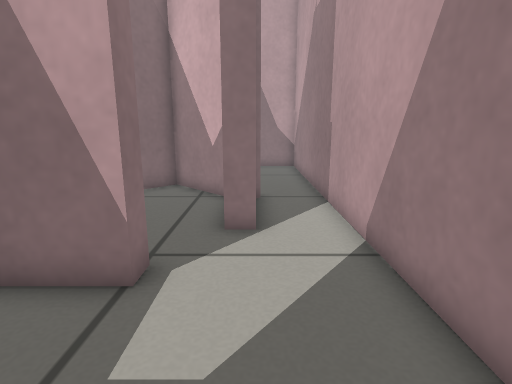
view 1 (above)

20 first-person views from a walk through a world built for the Gazebo simulator. The camera is 0.48 m above the floor, tilts 12° down and sees 80° across. The floor is counted in squares, 0.2 m on a side. Each view is taken from the middle of a square. On the plan, view 1 faces up. The plan holds only what a view shows up to about 19 squares ahead; the rest is blank.

view 2
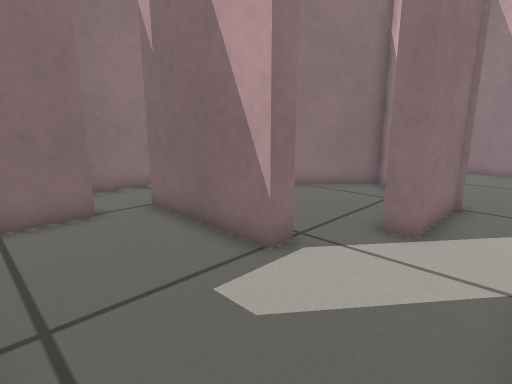

view 3
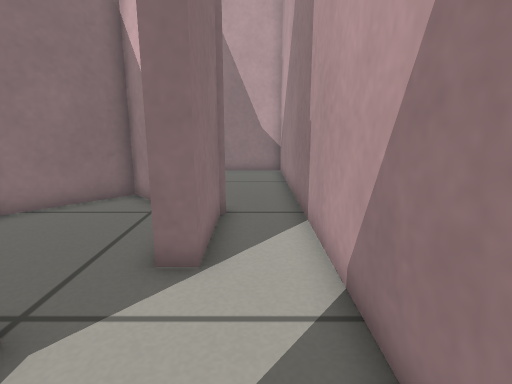

view 4
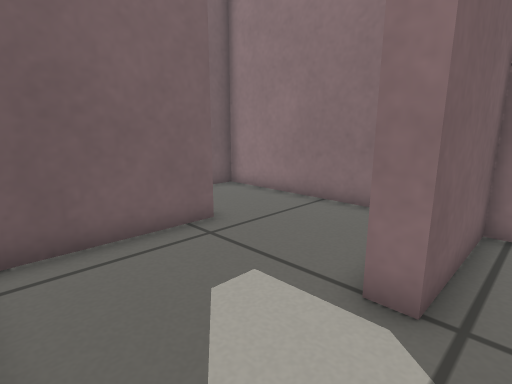

view 5
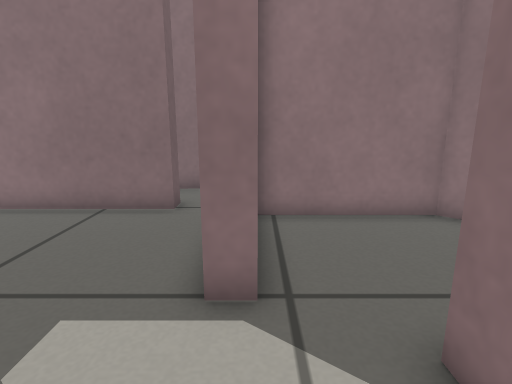

view 6
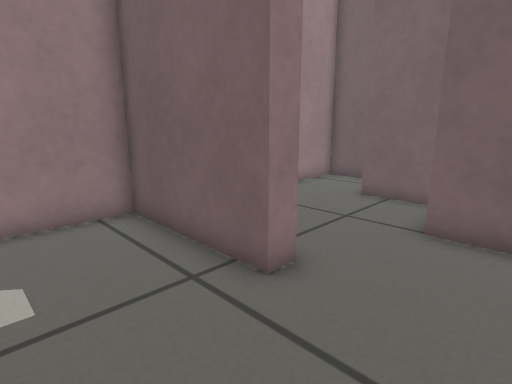

view 7
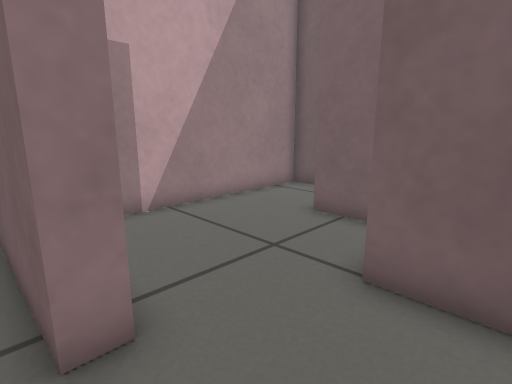

view 8
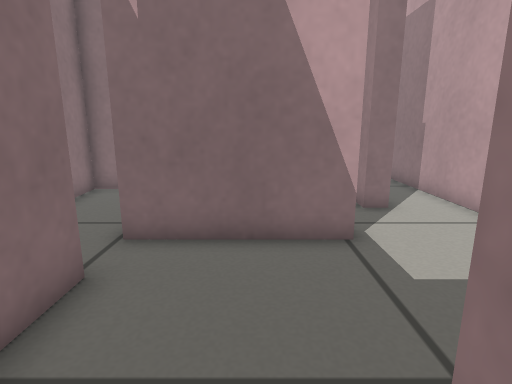

view 9
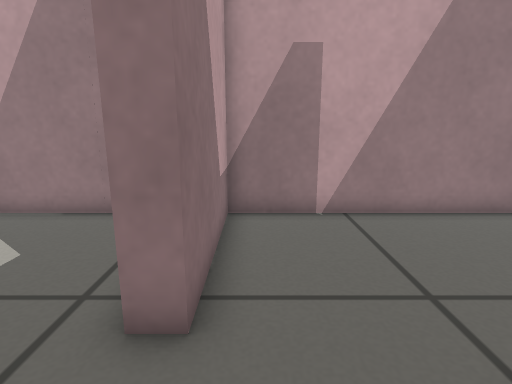

view 10
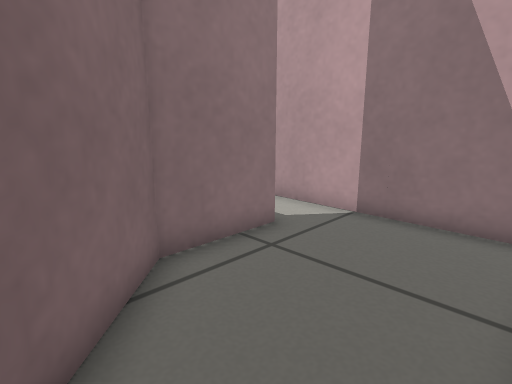

view 11
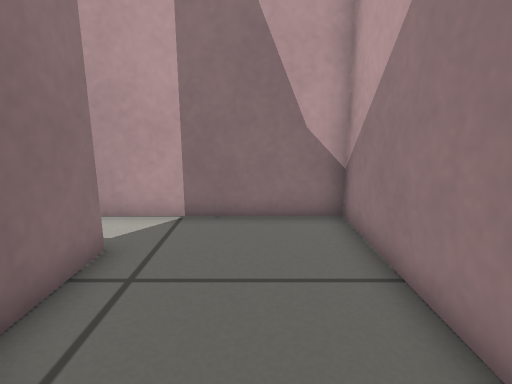

view 12
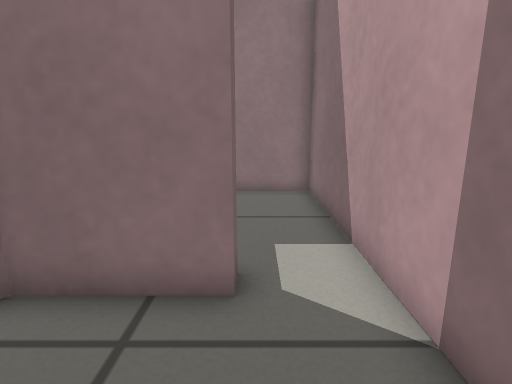

view 13
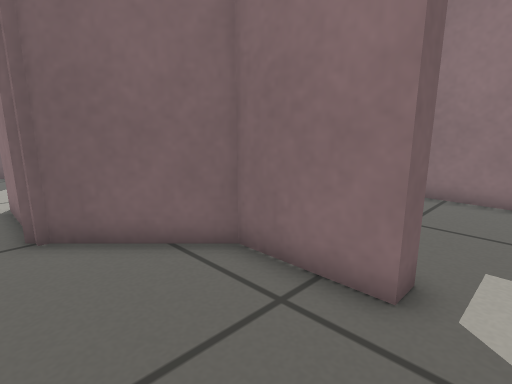

view 14
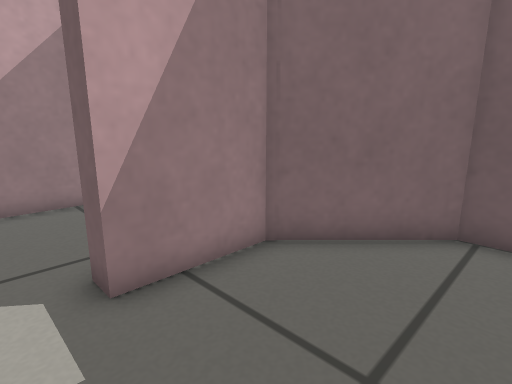

view 15
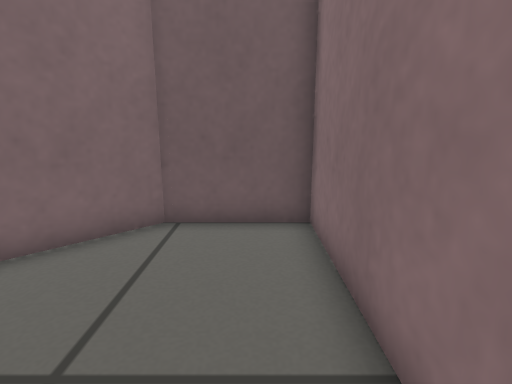

view 16
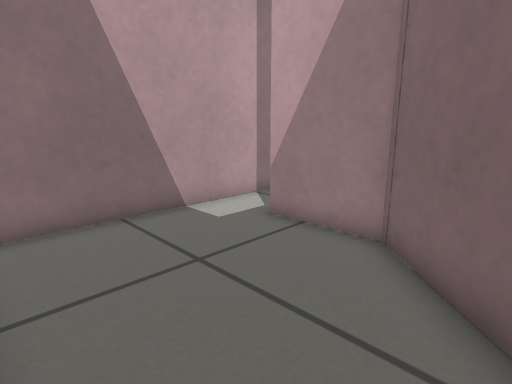

view 17
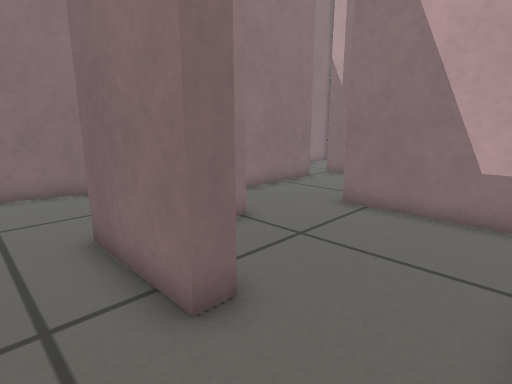

view 18
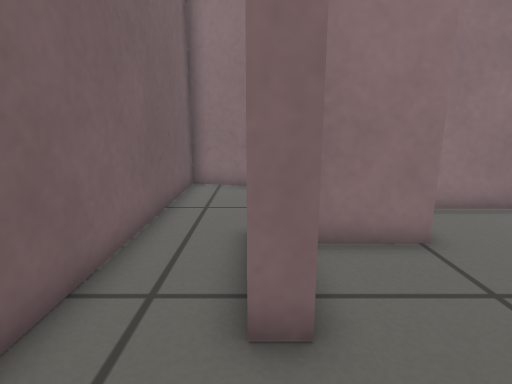

view 19
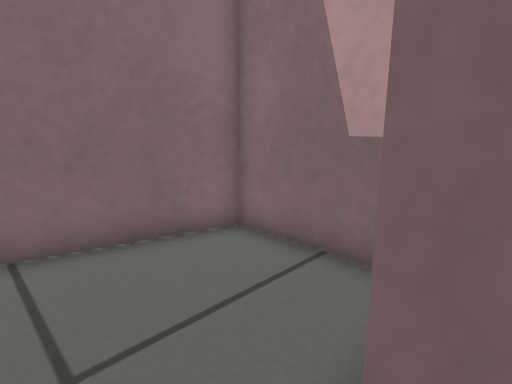

view 20
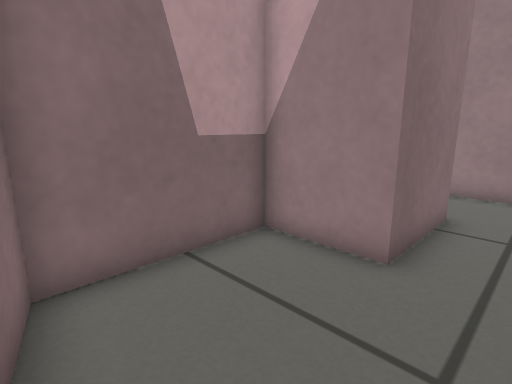

### Floor plan
Points are (right, up) in squares from view 1. A wall is a line through its corners. A room is listed if a view was taken in it or the views show most of it. See-through windows are left out.
Room 1 (views 1, 2, 3, 5)
walls: (-1.9, 5) (-1.9, 4.3); (-2.8, -0.5) (2.4, -0.5) (2.4, 5.5)
ways out: opening at (0.5, 4.5) to room 2; opening at (-2, 1.5) to room 3
Room 2 (views 4, 10, 11, 12, 13)
walls: (0, 10.2) (0, 6.9) (-0.7, 6.9); (-3.8, 16.7) (-3, 16.7) (-3, 13.5) (0.2, 10.2); (2.4, 5.5) (2.4, 19) (-4.5, 19)
ways out: opening at (0.5, 4.5) to room 1; opening at (-3.5, 17.5) to room 5; opening at (-1, 6) to room 8
Room 3 (views 6, 7)
walls: (-7.6, 2.6) (-6.8, 2.6) (-6.8, -0.6); (-1.9, 4.3) (-7, 4.3)
ways out: opening at (-2, 1.5) to room 1; opening at (-4.5, -1) to room 4; opening at (-7, 3)
Room 4 (views 8, 9)
walls: (-2.8, -1.2) (-2.8, -0.5); (-6.8, -0.6) (-6.8, -4.3) (-4, -4.3) (-4, -6.8); (-3.4, -7.4) (-2.4, -7.4)
ways out: opening at (-4.5, -1) to room 3; opening at (-2, -4.5) to room 7
Room 5 (views 14, 15, 16)
walls: (-4.5, 19) (-10.4, 19) (-10.4, 10.5) (-6.7, 10.5) (-3.8, 13.4) (-3.8, 16.7)
ways out: opening at (-3.5, 17.5) to room 2
Room 6 (views 17, 19, 20)
walls: (-1, -8.1) (-4.8, -8.1) (-4.8, -5.1) (-9.5, -5.1) (-11, -10.7) (2.4, -10.7) (2.4, -8.4)
ways out: opening at (0.5, -8) to room 7
Room 7 (view 18)
walls: (-2.4, -7.4) (-1, -7.4) (-1, -8.1); (2.4, -8.4) (2.4, -1.2) (-2.8, -1.2)
ways out: opening at (-2, -4.5) to room 4; opening at (0.5, -8) to room 6
Room 8 (no view inside)
walls: (-1.1, 10.5) (-3.4, 12.8) (-6.1, 10) (-6.1, 5) (-1.9, 5); (-0.7, 6.9) (-0.7, 7.8)
ways out: opening at (-1, 6) to room 2

Where each view was taken, in squares from view 1:
view 1: 0 up, 0 right, facing up
view 2: 0 up, 2 right, facing up-left
view 3: 2 up, 1 right, facing up
view 4: 6 up, 2 right, facing down-left
view 5: 5 up, 2 right, facing left
view 6: 3 up, 6 left, facing down-right
view 7: 0 up, 6 left, facing down-right
view 8: 2 down, 4 left, facing up
view 9: 2 down, 6 left, facing right
view 10: 11 up, 2 right, facing up-left
view 11: 11 up, 0 right, facing up
view 12: 17 up, 1 right, facing left
view 13: 18 up, 1 right, facing down-left
view 14: 18 up, 8 left, facing down-right
view 15: 18 up, 9 left, facing down
view 16: 11 up, 10 left, facing up-right
view 17: 10 down, 2 right, facing up-left
view 18: 8 down, 2 right, facing left
view 19: 10 down, 4 left, facing up-left
view 20: 10 down, 10 left, facing up-right
